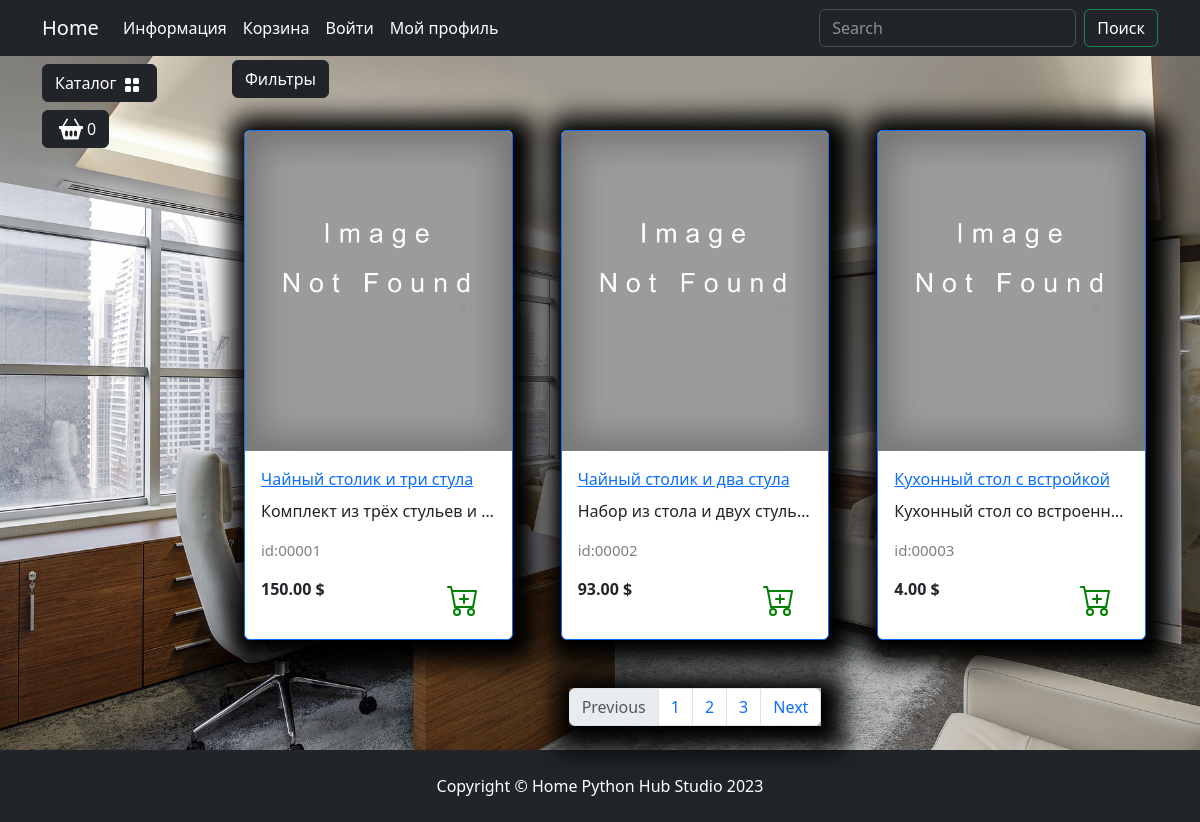
Page /catalog/all/ on the earlier database version.
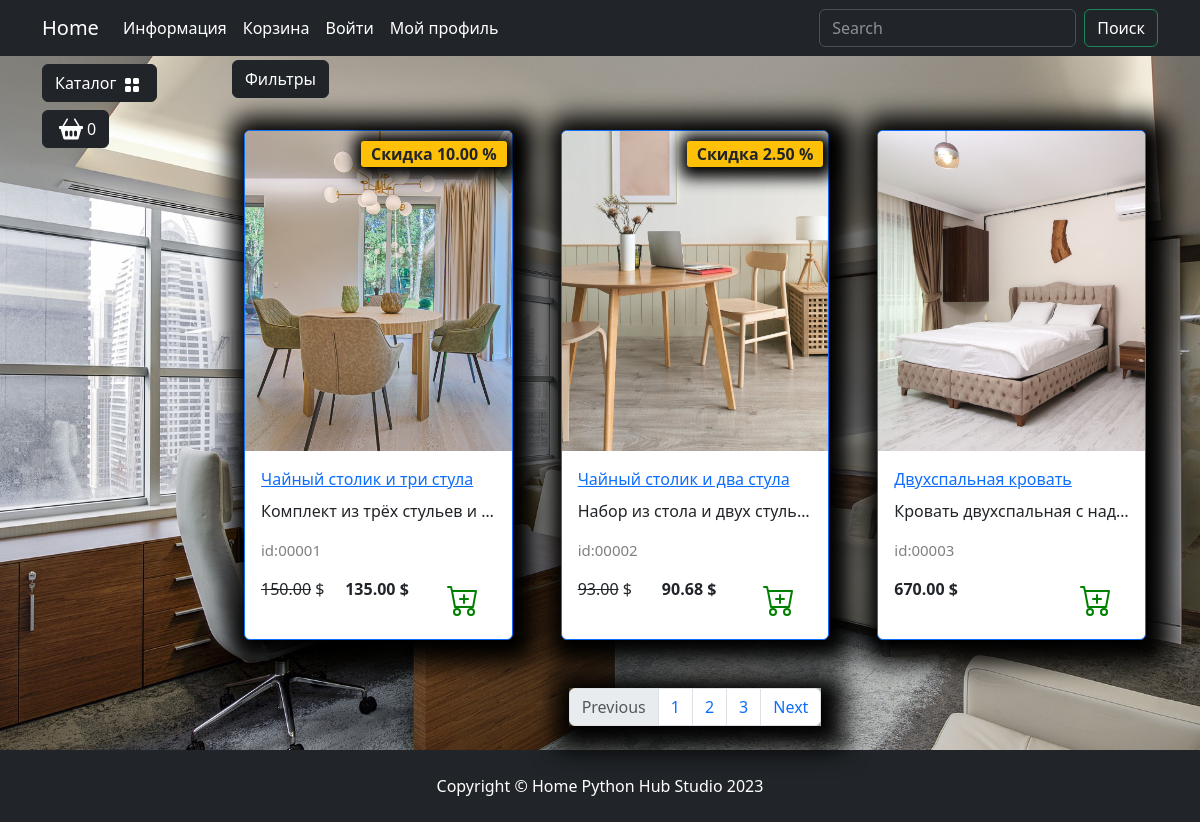
Same page on the later database version.
### goods/models.py (models this page shows, shortened)
class Products(models.Model):
  name = models.CharField(max_length=150, unique=True, verbose_name='Название')
  slug = models.SlugField(max_length=200, unique=True, blank=True, null=True, verbose_name='URL')
  description = models.TextField(blank=True, null=True, verbose_name='Описание')
  image = models.ImageField(upload_to='goods_image', blank=True, null=True, verbose_name='Изображение')
  price = models.DecimalField(default=0.00, max_digits=7, decimal_places=2, verbose_name='Цена')
  discount = models.DecimalField(default=0.00, max_digits=4, decimal_places=2, verbose_name='Скидка в %')
  quantity = models.PositiveIntegerField(default=0, verbose_name='Количество')
  category = models.ForeignKey(to=Categories, on_delete=models.PROTECT, verbose_name='Категория')
  class Meta:
    db_table = 'product'
    verbose_name = 'Продукт'
    verbose_name_plural = 'Продукты'
    ordering = ('id',)
  def display_id(self):
    return f'{self.id:05}'
  def sell_price(self):
    if self.discount:
      return round(self.price - (self.price/100)*self.discount, 2)
    return self.price

### goods/views.py (the view)
# urls.py: path('<slug:slug>/', views.catalog, name='index'),
def catalog(request, slug):
  if slug == "all":
    goods = Products.objects.all()
  else:
    goods = get_list_or_404(Products.objects.filter(category__slug=slug))
  p = Paginator(goods, 3)
  current_page = p.page(1)
  context = {
    'title': 'Home - Каталог',
    'goods': current_page
  }
  return render(request, 'goods/catalog.html', context)

### goods/templatetags/goods_tags.py (called while the page is built)
@register.simple_tag()
def tag_categories():
  return Categories.objects.all()

### goods/templates/goods/catalog.html (shortened to what this page needs)
{% extends "main/base.html" %}
{% load static %}
{% block content %}
    <div class="row">
        <div class="dropdown mb-2">
            <button class="btn btn-secondary dropdown-toggle btn-dark" type="button" data-bs-toggle="dropdown"
                aria-expanded="false">
                Фильтры
            </button>
        </div>
        {% for product in goods %}
            <div class="col-lg-4 col-md-6 p-4">
                <div class="card border-primary rounded custom-shadow">
                    {% if product.image %}
                        <img src="{{product.image.url}}" class="card-img-top" alt="{{product.name}}">
                    {% else %}
                        <img src="{% static 'learn\projects\Django\store1\static\images\Not found image.png' %}" class="card-img-top" alt="...">
                    {% endif %}
                    <div class="card-body">
                        <a href="{% url "catalog:product" product.slug %}">
                            <p class="card-title">{{ product.name }}</p>
                        </a>
                        <p class="card-text text-truncate">{{ product.description }}</p>
                        <p class="product_id">id:{{product.display_id}}</p>
                        <div class="d-flex justify-content-between">
                            {% if product.discount %}
                                <p><s>{{product.price}}</s> $</p>
                                <p><strong>{{product.sell_price}} $</strong></p>
                                <span class="badge bg-warning text-dark">Скидка {{product.discount}} %</span>
                            {% else %}
                                <p><strong>{{ product.price }} $</strong></p>
                            {% endif %}
                            <a href="#" class="btn add-to-cart">
                                <img class="mx-1" src="{% static "icons/cart-plus.svg" %}" alt="Catalog Icon"
                                width="32" height="32">
                            </a>
                        </div>
                    </div>
                </div>
            </div>
        {% endfor %}
    </div>
    <nav aria-label="Page navigation example">
        <ul class="pagination justify-content-center my-4">
            <div class="custom-shadow d-flex">
                <li class="page-item disabled">
                <a class="page-link">Previous</a>
                </li>
                <li class="page-item"><a class="page-link" href="#">1</a></li>
                <li class="page-item"><a class="page-link" href="#">2</a></li>
                <li class="page-item"><a class="page-link" href="#">3</a></li>
                <li class="page-item">
                <a class="page-link" href="#">Next</a>
                </li>
            </div>
        </ul>
    </nav>
{% endblock  %}
{% block footer %}
    <footer class="py-4 bg-dark">
        <div class="container">
            <p class="m-0 text-center text-white">Copyright &copy; Home Python Hub Studio 2023</p>
        </div>
    </footer>
{% endblock  %}

### main/templates/main/base.html (shortened to what this page needs)
{% load static %}
{% load goods_tags %}
<!DOCTYPE html>
<html lang="en">
<head>
  <link rel="stylesheet" href="{% static 'css/bootstrap/bootstrap.min.css' %}">
  <link rel="stylesheet" href="{% static 'css/my_css.css' %}">
</head>
<body>
  <header>
    <nav class="navbar navbar-expand-lg bg-dark" data-bs-theme="dark">
      <div class="container">
        <a class="navbar-brand" href="{% url "main:index" %}">Home</a>
        <div class="collapse navbar-collapse" id="navbarSupportedContent">
          <ul class="navbar-nav me-auto mb-2 mb-lg-0">
            <li class="nav-item dropdown ">
              <a class="nav-link dropdown-toggle text-white" href="#" role="button" data-bs-toggle="dropdown"
                aria-expanded="false">
                Информация
              </a>
            </li>
            <li class="nav-item">
              <a class="nav-link  text-white" href="carts/cart.html">Корзина</a>
            </li>
            <li class="nav-item">
              <a class="nav-link  text-white" href="users/login.html">Войти</a>
            </li>
            <li class="nav-item dropdown ">
              <a class="nav-link dropdown-toggle text-white" href="#" role="button" data-bs-toggle="dropdown"
                aria-expanded="false">
                Мой профиль
              </a>
            </li>
          </ul>
          <form class="d-flex" role="search">
            <input class="form-control me-2" type="search" placeholder="Search" aria-label="Search">
            <button class="btn btn-outline-success text-white" type="submit">Поиск</button>
          </form>
        </div>
      </div>
    </nav>
  </header>
  <section>
    <div class="container">
      <div class="row mt-1 position-fixed z-3">
        <div class="dropdown mb-2">
          <button class="btn btn-secondary dropdown-toggle btn-dark" type="button" data-bs-toggle="dropdown" aria-expanded="false">
            Каталог
            <img class="mx-1" src="{% static 'icons/grid-fill.svg' %}" alt="Catalog Icon" width="16" height="16">
          </button>
            {% tag_categories as categories %}
        </div>
        <div>
          <button type="button" class="btn btn-dark btn-secondary d-flex" id="modalButton" aria-expanded="false">
            <img class="mx-1" src="{% static 'icons/basket2-fill.svg' %}" alt="Catalog Icon" width="24" height="24">
            <span id="goods-in-cart-count">0</span>
          </button>
        </div>
      </div>
    </div>
    <div class="container">
      <div class="row mt-1">
        <div class="col-lg-2">
        </div>
        <div class="col-lg-10">
          {% block content %}{% endblock  %}
        </div>
      </div>
    </div>
  </section>
  {% block footer %}{% endblock  %}
</body>
</html>

### static/css/my_css.css (style rules this page uses)
body { background-image: url("../images/bg-image.jpg"); background-repeat: no-repeat; background-attachment: fixed; background-position: center center; background-size: cover; height: 100%; }
.dropdown-toggle::after { content: none; }
.custom-shadow { box-shadow: 5px 5px 25px 19px #000000; }
.product_id { color: gray; font-size: 15px; }
.badge.bg-warning.text-dark { position: absolute; top: 10px; right: 5px; z-index: 1; padding: 5px 10px; border-radius: 3px; font-size: 1rem; box-shadow: 2px 2px 15px 9px #000000; }

Differences in the rows shown:
changed Products "Чайный столик и три стула": image: picture added; sell_price (not shown) → "135.00"; discount (not shown) → "10.00"
changed Products "Чайный столик и два стула": image: picture added; sell_price (not shown) → "90.68"; discount (not shown) → "2.50"
changed Products "00003": image: picture added; name "Кухонный стол с встройкой" → "Двухспальная кровать"; description "Кухонный стол со встроенн…" → "Кровать двухспальная с над…"; price "4.00" → "670.00"
